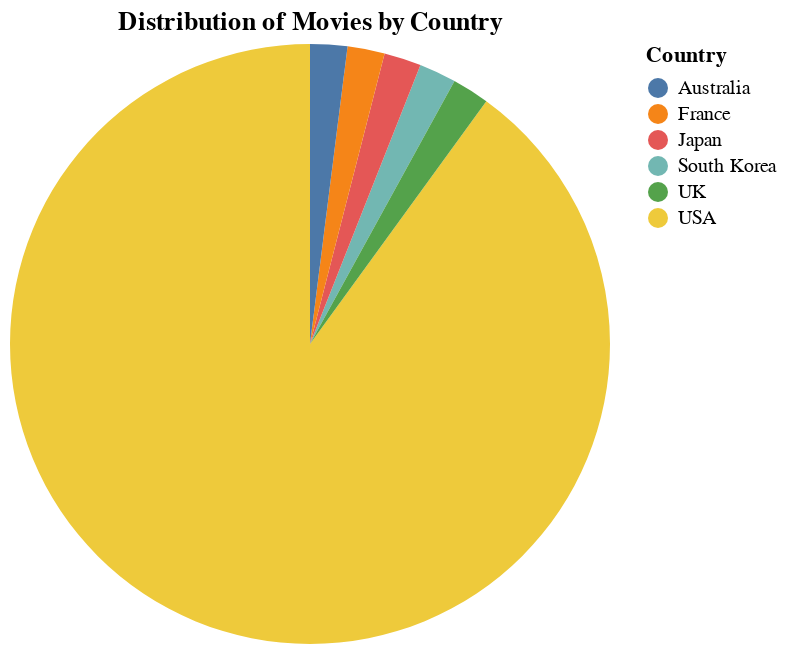

Here is the notebook cell this chart was saved with:
### Code cell
alt.Chart(df).transform_aggregate(
    count='count()',
    groupby=['Country']
).mark_arc().encode(
    theta='count:Q',
    color='Country:N',
    tooltip=['Country', 'count:Q']
).interactive().properties(
    title='Distribution of Movies by Country'  # Adicione o título aqui
)

### Figure 1 — Vega-Lite specification as saved in the notebook (floating-point values rounded to 4 significant figures)
{"config": {"view": {"continuousWidth": 300, "continuousHeight": 300}}, "data": {"name": "data-4d1c245fdc34de9f4cb2ed40f5001577"}, "mark": {"type": "arc"}, "encoding": {"color": {"field": "Country", "type": "nominal"}, "theta": {"field": "count", "type": "quantitative"}, "tooltip": [{"field": "Country", "type": "nominal"}, {"field": "count", "type": "quantitative"}]}, "params": [{"name": "param_4", "select": {"type": "interval", "encodings": ["x", "y"]}, "bind": "scales"}], "title": "Distribution of Movies by Country", "transform": [{"aggregate": [{"op": "count", "as": "count"}], "groupby": ["Country"]}], "$schema": "https://vega.github.io/schema/vega-lite/v5.20.1.json", "datasets": {"data-4d1c245fdc34de9f4cb2ed40f5001577": [{"ID": 1, "Title": "Inception", "Director": "Christopher Nolan", "Genre": "Sci-Fi", "Month": "January", "Year": 2023, "Duration (min)": 148, "Rating (out of 10)": 9.0, "Country": "USA"}, {"ID": 2, "Title": "Parasite", "Director": "Bong Joon-ho", "Genre": "Thriller", "Month": "February", "Year": 2023, "Duration (min)": 132, "Rating (out of 10)": 9.1, "Country": "South Korea"}, {"ID": 3, "Title": "The Godfather", "Director": "Francis Ford Coppola", "Genre": "Drama", "Month": "March", "Year": 2023, "Duration (min)": 175, "Rating (out of 10)": 9.2, "Country": "USA"}, {"ID": 4, "Title": "Spirited Away", "Director": "Hayao Miyazaki", "Genre": "Animation", "Month": "January", "Year": 2023, "Duration (min)": 125, "Rating (out of 10)": 8.9, "Country": "Japan"}, {"ID": 5, "Title": "The Dark Knight", "Director": "Christopher Nolan", "Genre": "Action", "Month": "April", "Year": 2023, "Duration (min)": 152, "Rating (out of 10)": 9.0, "Country": "USA"}, {"ID": 6, "Title": "Amélie", "Director": "Jean-Pierre Jeunet", "Genre": "Romance", "Month": "March", "Year": 2023, "Duration (min)": 122, "Rating (out of 10)": 8.3, "Country": "France"}, {"ID": 7, "Title": "The Matrix", "Director": "Lana Wachowski", "Genre": "Sci-Fi", "Month": "May", "Year": 2023, "Duration (min)": 136, "Rating (out of 10)": 8.7, "Country": "USA"}, {"ID": 8, "Title": "Schindler's List", "Director": "Steven Spielberg", "Genre": "History", "Month": "April", "Year": 2023, "Duration (min)": 195, "Rating (out of 10)": 9.0, "Country": "USA"}, {"ID": 9, "Title": "La La Land", "Director": "Damien Chazelle", "Genre": "Musical", "Month": "February", "Year": 2023, "Duration (min)": 128, "Rating (out of 10)": 8.0, "Country": "USA"}, {"ID": 10, "Title": "Pulp Fiction", "Director": "Quentin Tarantino", "Genre": "Crime", "Month": "March", "Year": 2023, "Duration (min)": 154, "Rating (out of 10)": 8.9, "Country": "USA"}, {"ID": 11, "Title": "The Shawshank Redemption", "Director": "Frank Darabont", "Genre": "Drama", "Month": "May", "Year": 2023, "Duration (min)": 142, "Rating (out of 10)": 9.3, "Country": "USA"}, {"ID": 12, "Title": "Interstellar", "Director": "Christopher Nolan", "Genre": "Sci-Fi", "Month": "June", "Year": 2023, "Duration (min)": 169, "Rating (out of 10)": 8.6, "Country": "USA"}, {"ID": 13, "Title": "Get Out", "Director": "Jordan Peele", "Genre": "Horror", "Month": "July", "Year": 2023, "Duration (min)": 104, "Rating (out of 10)": 7.7, "Country": "USA"}, {"ID": 14, "Title": "The Lion King", "Director": "Jon Favreau", "Genre": "Animation", "Month": "June", "Year": 2023, "Duration (min)": 118, "Rating (out of 10)": 6.9, "Country": "USA"}, {"ID": 15, "Title": "The Grand Budapest Hotel", "Director": "Wes Anderson", "Genre": "Comedy", "Month": "July", "Year": 2023, "Duration (min)": 99, "Rating (out of 10)": 8.1, "Country": "USA"}, {"ID": 16, "Title": "Forrest Gump", "Director": "Robert Zemeckis", "Genre": "Drama", "Month": "August", "Year": 2023, "Duration (min)": 142, "Rating (out of 10)": 8.8, "Country": "USA"}, {"ID": 17, "Title": "Moonlight", "Director": "Barry Jenkins", "Genre": "Drama", "Month": "July", "Year": 2023, "Duration (min)": 111, "Rating (out of 10)": 7.4, "Country": "USA"}, {"ID": 18, "Title": "The Social Network", "Director": "David Fincher", "Genre": "Drama", "Month": "September", "Year": 2023, "Duration (min)": 120, "Rating (out of 10)": 7.7, "Country": "USA"}, {"ID": 19, "Title": "Fight Club", "Director": "David Fincher", "Genre": "Drama", "Month": "September", "Year": 2023, "Duration (min)": 139, "Rating (out of 10)": 8.8, "Country": "USA"}, {"ID": 20, "Title": "Whiplash", "Director": "Damien Chazelle", "Genre": "Drama", "Month": "October", "Year": 2023, "Duration (min)": 107, "Rating (out of 10)": 8.5, "Country": "USA"}, {"ID": 21, "Title": "Hacksaw Ridge", "Director": "Mel Gibson", "Genre": "War", "Month": "October", "Year": 2023, "Duration (min)": 139, "Rating (out of 10)": 8.1, "Country": "USA"}, {"ID": 22, "Title": "Her", "Director": "Spike Jonze", "Genre": "Romance", "Month": "November", "Year": 2023, "Duration (min)": 126, "Rating (out of 10)": 8.0, "Country": "USA"}, {"ID": 23, "Title": "Coco", "Director": "Lee Unkrich", "Genre": "Animation", "Month": "December", "Year": 2023, "Duration (min)": 105, "Rating (out of 10)": 8.4, "Country": "USA"}, {"ID": 24, "Title": "Joker", "Director": "Todd Phillips", "Genre": "Drama", "Month": "December", "Year": 2023, "Duration (min)": 122, "Rating (out of 10)": 8.5, "Country": "USA"}, {"ID": 25, "Title": "The Irishman", "Director": "Martin Scorsese", "Genre": "Crime", "Month": "October", "Year": 2023, "Duration (min)": 209, "Rating (out of 10)": 7.8, "Country": "USA"}, {"ID": 26, "Title": "Avatar", "Director": "James Cameron", "Genre": "Sci-Fi", "Month": "August", "Year": 2023, "Duration (min)": 162, "Rating (out of 10)": 7.9, "Country": "USA"}, {"ID": 27, "Title": "1917", "Director": "Sam Mendes", "Genre": "War", "Month": "November", "Year": 2023, "Duration (min)": 119, "Rating (out of 10)": 8.3, "Country": "UK"}, {"ID": 28, "Title": "Jojo Rabbit", "Director": "Taika Waititi", "Genre": "Comedy", "Month": "November", "Year": 2023, "Duration (min)": 108, "Rating (out of 10)": 7.9, "Country": "USA"}, {"ID": 29, "Title": "The Prestige", "Director": "Christopher Nolan", "Genre": "Thriller", "Month": "August", "Year": 2023, "Duration (min)": 130, "Rating (out of 10)": 8.5, "Country": "USA"}, {"ID": 30, "Title": "Blade Runner 2049", "Director": "Dennis Villeneuve", "Genre": "Sci-Fi", "Month": "September", "Year": 2023, "Duration (min)": 164, "Rating (out of 10)": 8.0, "Country": "USA"}, {"ID": 31, "Title": "Toy Story 4", "Director": "Josh Cooley", "Genre": "Animation", "Month": "July", "Year": 2023, "Duration (min)": 100, "Rating (out of 10)": 7.8, "Country": "USA"}, {"ID": 32, "Title": "The Wolf of Wall Street", "Director": "Martin Scorsese", "Genre": "Crime", "Month": "September", "Year": 2023, "Duration (min)": 180, "Rating (out of 10)": 8.2, "Country": "USA"}, {"ID": 33, "Title": "Mad Max: Fury Road", "Director": "George Miller", "Genre": "Action", "Month": "October", "Year": 2023, "Duration (min)": 120, "Rating (out of 10)": 8.1, "Country": "Australia"}, {"ID": 34, "Title": "The Revenant", "Director": "Alejandro G. Iñárritu", "Genre": "Drama", "Month": "October", "Year": 2023, "Duration (min)": 156, "Rating (out of 10)": 8.0, "Country": "USA"}, {"ID": 35, "Title": "The Hateful Eight", "Director": "Quentin Tarantino", "Genre": "Western", "Month": "November", "Year": 2023, "Duration (min)": 168, "Rating (out of 10)": 7.8, "Country": "USA"}, {"ID": 36, "Title": "Lady Bird", "Director": "Greta Gerwig", "Genre": "Drama", "Month": "December", "Year": 2023, "Duration (min)": 94, "Rating (out of 10)": 7.4, "Country": "USA"}, {"ID": 37, "Title": "Django Unchained", "Director": "Quentin Tarantino", "Genre": "Western", "Month": "November", "Year": 2023, "Duration (min)": 165, "Rating (out of 10)": 8.4, "Country": "USA"}, {"ID": 38, "Title": "Arrival", "Director": "Dennis Villeneuve", "Genre": "Sci-Fi", "Month": "October", "Year": 2023, "Duration (min)": 116, "Rating (out of 10)": 7.9, "Country": "USA"}, {"ID": 39, "Title": "Black Panther", "Director": "Ryan Coogler", "Genre": "Action", "Month": "September", "Year": 2023, "Duration (min)": 134, "Rating (out of 10)": 7.3, "Country": "USA"}, {"ID": 40, "Title": "A Quiet Place", "Director": "John Krasinski", "Genre": "Horror", "Month": "August", "Year": 2023, "Duration (min)": 90, "Rating (out of 10)": 7.5, "Country": "USA"}, {"ID": 41, "Title": "The Avengers", "Director": "Joss Whedon", "Genre": "Action", "Month": "June", "Year": 2023, "Duration (min)": 143, "Rating (out of 10)": 8.0, "Country": "USA"}, {"ID": 42, "Title": "Guardians of the Galaxy", "Director": "James Gunn", "Genre": "Action", "Month": "July", "Year": 2023, "Duration (min)": 121, "Rating (out of 10)": 8.0, "Country": "USA"}, {"ID": 43, "Title": "Shrek", "Director": "Andrew Adamson", "Genre": "Animation", "Month": "May", "Year": 2023, "Duration (min)": 90, "Rating (out of 10)": 7.9, "Country": "USA"}, {"ID": 44, "Title": "The Lighthouse", "Director": "Robert Eggers", "Genre": "Horror", "Month": "August", "Year": 2023, "Duration (min)": 109, "Rating (out of 10)": 7.6, "Country": "USA"}, {"ID": 45, "Title": "Inside Out", "Director": "Pete Docter", "Genre": "Animation", "Month": "July", "Year": 2023, "Duration (min)": 95, "Rating (out of 10)": 8.1, "Country": "USA"}, {"ID": 46, "Title": "No Country for Old Men", "Director": "Joel Coen", "Genre": "Thriller", "Month": "June", "Year": 2023, "Duration (min)": 122, "Rating (out of 10)": 8.1, "Country": "USA"}, {"ID": 47, "Title": "Zootopia", "Director": "Byron Howard", "Genre": "Animation", "Month": "August", "Year": 2023, "Duration (min)": 108, "Rating (out of 10)": 8.0, "Country": "USA"}, {"ID": 48, "Title": "Memento", "Director": "Christopher Nolan", "Genre": "Thriller", "Month": "May", "Year": 2023, "Duration (min)": 113, "Rating (out of 10)": 8.4, "Country": "USA"}, {"ID": 49, "Title": "Titanic", "Director": "James Cameron", "Genre": "Romance", "Month": "April", "Year": 2023, "Duration (min)": 195, "Rating (out of 10)": 7.8, "Country": "USA"}, {"ID": 50, "Title": "The Sixth Sense", "Director": "M. Night Shyamalan", "Genre": "Horror", "Month": "December", "Year": 2023, "Duration (min)": 107, "Rating (out of 10)": 8.1, "Country": "USA"}]}}
